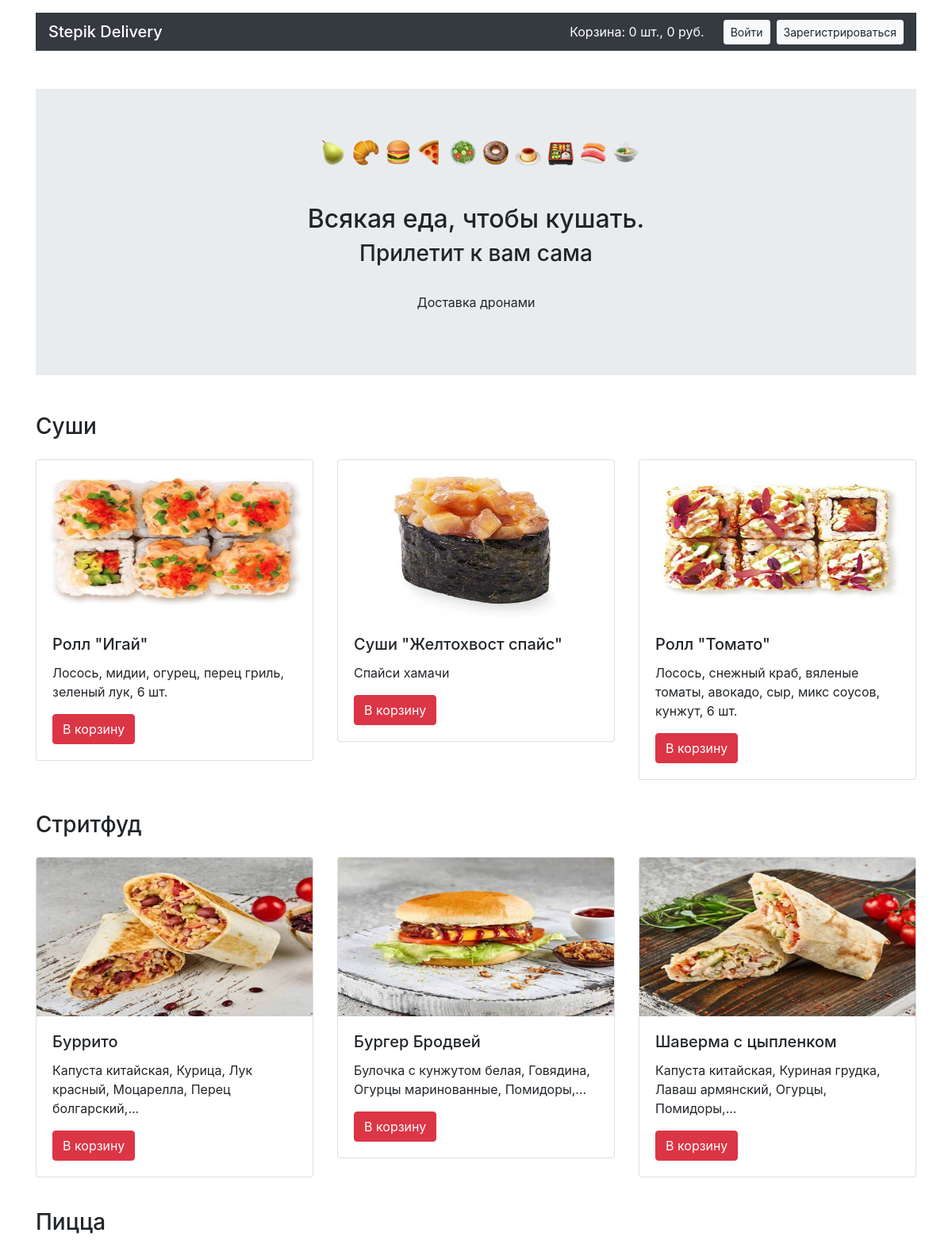
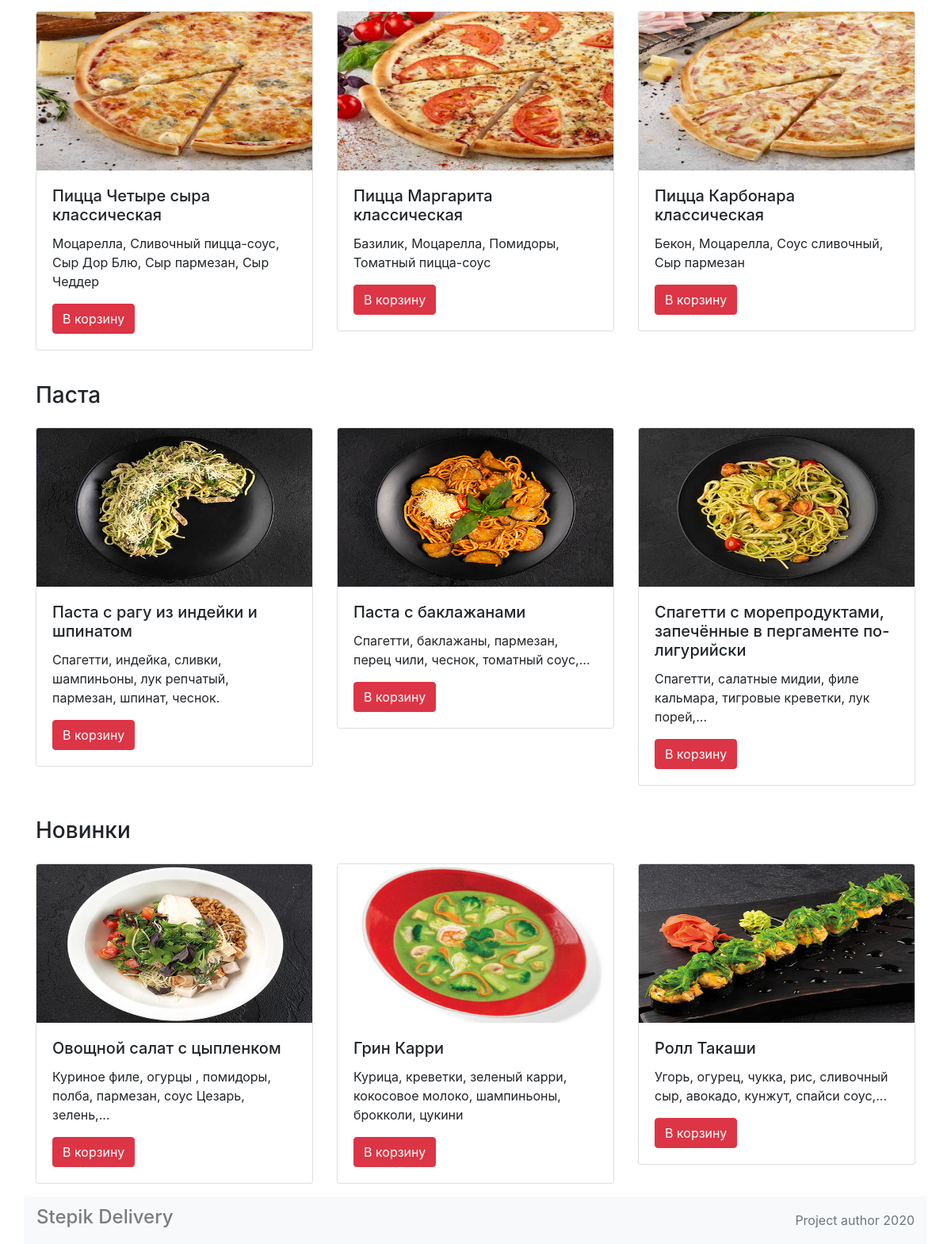
The page / on the database its author committed (2 pictures, top to bottom).
### project_5/models.py (models this page shows)
class Category(db.Model):
    __tablename__ = 'categories'
    id = db.Column(db.Integer, primary_key=True)
    title = db.Column(db.String(20), unique=True, nullable=False)
    meals = db.relationship('Meal', back_populates='categories')

class Meal(db.Model):
    __tablename__ = 'meals'
    id = db.Column(db.Integer, primary_key=True)
    title = db.Column(db.String(20), unique=True, nullable=False)
    price = db.Column(db.Integer, nullable=False)
    description = db.Column(db.String(150), nullable=False)
    picture = db.Column(db.String(30), nullable=False)
    categories = db.relationship('Category',  back_populates='meals')
    category_id = db.Column(db.Integer, db.ForeignKey('categories.id'))

### project_5/views.py (the view)
@app.route('/')
def main():
    categories = db.session.query(Category).all()
    meals = db.session.query(Meal).order_by(db.func.random())
    return render_template('main.html', categories=categories, meals=meals, Meal=Meal)

### project_5/templates/main.html (shortened to what this page needs)
{% extends 'base.html' %}
  {% block wrapper %}
  <main class="container mt-3">
    <section class="my-5 jumbotron jumbotron-fluid">
      <div class="text-center">
        <img class="ml-2" alt="" width="401" height="33">
        <h1 class="h2 mt-5 m-2">Всякая еда, чтобы кушать.</h1>
        <h2 class="h3">Прилетит к вам сама</h2>
        <p class="pt-4">Доставка дронами</p>
      </div>
    </section>
    <section>
      {% for category in categories %}
      <h3 class="my-4">{{category.title}}</h3>
      <div class="row mt-4">
        {% for meal in meals.filter(Meal.category_id == category.id).limit(3).all() %}
        <div class="col-12 col-md-4">
          <div class="card mb-3">
            <img src='static/pictures/{{meal.picture}}' width="300" height="200" class="card-img-top" alt="">
            <div class="card-body">
              <h4 class="h5 card-title">{{ meal.title }}</h4>
              <p class="card-text">{{ meal.description|truncate(75) }}</p>
              <a href="/addtocart/{{ meal.id }}" class="btn btn-danger">В корзину</a>
            </div>
          </div>
        </div> {% endfor %}
      </div>
    </section> {% endfor %}
{% endblock %}

### project_5/templates/base.html (shortened to what this page needs)
<!DOCTYPE html>
<html lang="ru">
<head>
  <link rel="stylesheet" href="https://stackpath.bootstrapcdn.com/bootstrap/4.3.1/css/bootstrap.min.css">
</head>
<body>
  <header class="container mt-3">
    <nav class="py-1 navbar navbar-dark bg-dark">
      <ul class="navbar-nav mr-auto mt-2 mt-lg-0">
        <a href="/"><p class=" h5 my-auto text-white bg-dark navbar-brand">Stepik Delivery</p></a>
      </ul>
      <p class="my-auto text-white bg-dark "><a class="text-white" href="/cart/f">Корзина: {{session.get('cart', '')|length }} шт., {{session.get('total_price', 0)}} руб.</a></p>
      {% if session.get('user', {}).get('is_auth', False) %}
      <a href="/logout/" class="btn btn-light btn-sm ml-4">Выйти</a>
      {% else %}
      <a href="/login/" class="btn btn-light btn-sm ml-4">Войти</a>
      <a href="/register/" class="btn btn-light btn-sm ml-2">Зарегистрироваться</a>
      {% endif %}
    </nav>
  </header>
{% block wrapper %} {% endblock %}
  </main>
  <footer class="footer">
    <nav class="container navbar navbar-light bg-light">
      <ul class="navbar-nav mr-auto">
        <p class="h4 nav-link">Stepik Delivery</p>
      </ul>
      <a class="text-muted" href="#">Project author 2020</a>
    </nav>
  </footer>
</body>
</html>

### project_5/templates/base.html (style rules this page uses)
a, a:hover,a:visited, a:focus { text-decoration:none; }
html { position: relative; min-height: 100%; }
body { margin-bottom: 60px; }
.footer { position: absolute; bottom: 0; width: 100%; height: 60px; line-height: 60px; }
.navbar { padding-top: 0; padding-bottom: 0; }

### rows shown on the page
Category: title "Суши"
Meal: picture (picture), title "Ролл \"Игай\"", description "Лосось, мидии, огурец, перец гриль, зеленый лук, 6 шт."
Meal: picture (picture), title "Суши \"Желтохвост спайс\"", description "Спайси хамачи"
Meal: picture (picture), title "Ролл \"Томато\"", description "Лосось, снежный краб, вяленые томаты, авокадо, сыр, микс соусов, кунжут, 6 шт."
Category: title "Стритфуд"
Meal: picture (picture), title "Буррито", description "Капуста китайская, Курица, Лук красный, Моцарелла, Перец болгарский,..."
Meal: picture (picture), title "Бургер Бродвей", description "Булочка с кунжутом белая, Говядина, Огурцы маринованные, Помидоры,..."
Meal: picture (picture), title "Шаверма с цыпленком", description "Капуста китайская, Куриная грудка, Лаваш армянский, Огурцы, Помидоры,..."
Category: title "Пицца"
Meal: picture (picture), title "Пицца Четыре сыра классическая", description "Моцарелла, Сливочный пицца-соус, Сыр Дор Блю, Сыр пармезан, Сыр Чеддер"
Meal: picture (picture), title "Пицца Маргарита классическая", description "Базилик, Моцарелла, Помидоры, Томатный пицца-соус"
Meal: picture (picture), title "Пицца Карбонара классическая", description "Бекон, Моцарелла, Соус сливочный, Сыр пармезан"
Category: title "Паста"
Meal: picture (picture), title "Паста с рагу из индейки и шпинатом", description "Спагетти, индейка, сливки, шампиньоны, лук репчатый, пармезан, шпинат, чеснок."
Meal: picture (picture), title "Паста с баклажанами", description "Спагетти, баклажаны, пармезан, перец чили, чеснок, томатный соус,..."
Meal: picture (picture), title "Спагетти с морепродуктами, запечённые в пергаменте по-лигурийски", description "Спагетти, салатные мидии, филе кальмара, тигровые креветки, лук порей,..."
Category: title "Новинки"
Meal: picture (picture), title "Овощной салат с цыпленком", description "Куриное филе, огурцы , помидоры, полба, пармезан, соус Цезарь, зелень,..."
Meal: picture (picture), title "Грин Карри", description "Курица, креветки, зеленый карри, кокосовое молоко, шампиньоны, брокколи, цукини"
Meal: picture (picture), title "Ролл Такаши", description "Угорь, огурец, чукка, рис, сливочный сыр, авокадо, кунжут, спайси соус,..."

### other values the page prints
{{ session.get('cart', '')|length }} "0"
{{ session.get('total_price', 0) }} "0"
